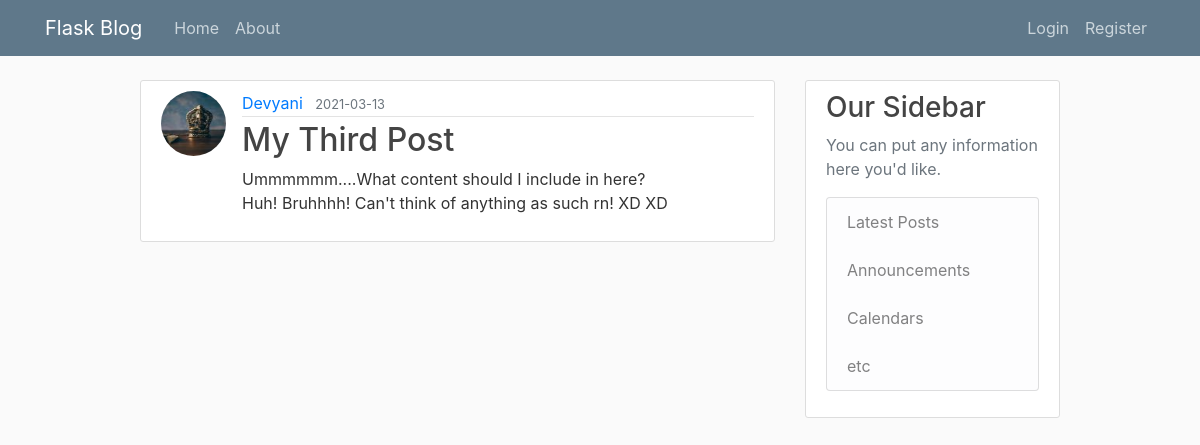
Screenshot of /post/3 with the database file from the repository.
### flaskblog/models.py (models this page shows, shortened)
class User(db.Model, UserMixin):
    id = db.Column(db.Integer, primary_key=True)
    username = db.Column(db.String(20), unique=True, nullable=False)
    email = db.Column(db.String(120), unique=True, nullable=False)
    image_file = db.Column(db.String(20), nullable=False, default='default.jpg')
    password = db.Column(db.String(60), nullable=False)
    posts = db.relationship('Post', backref='author', lazy=True)

class Post(db.Model):
    id = db.Column(db.Integer, primary_key=True)
    title = db.Column(db.String(100), nullable=False)
    date_posted = db.Column(db.DateTime, nullable=False, default=datetime.utcnow)
    content = db.Column(db.Text, nullable=False)
    user_id = db.Column(db.Integer, db.ForeignKey('user.id'), nullable=False)

### flaskblog/routes.py (the view)
@app.route("/post/<int:post_id>")
def post(post_id):
    post = Post.query.get_or_404(post_id)
    return render_template('post.html', title=post.title, post=post)

### flaskblog/templates/post.html (shortened to what this page needs)
{% extends "layout.html" %}
{% block content %}
  <article class="media content-section">
    <img class="rounded-circle article-img" src="{{ url_for('static', filename='profile_pics/' + post.author.image_file) }}">
    <div class="media-body">
      <div class="article-metadata">
        <a class="mr-2" href="#">{{ post.author.username }}</a>
        <small class="text-muted">{{ post.date_posted.strftime('%Y-%m-%d') }}</small>
      </div>
      <h2 class="article-title">{{ post.title }}</h2>
      <p class="article-content">{{ post.content }}</p>
    </div>
  </article>
{% endblock content %}

### flaskblog/static/main.css (style rules this page uses)
body { background: #fafafa; color: #333333; margin-top: 5rem; }
h1, h2, h3, h4, h5, h6 { color: #444444; }
.content-section { background: #ffffff; padding: 10px 20px; border: 1px solid #dddddd; border-radius: 3px; margin-bottom: 20px; }
.article-title { color: #444444; }
.article-content { white-space: pre-line; }
.article-img { height: 65px; width: 65px; margin-right: 16px; }
.article-metadata { padding-bottom: 1px; margin-bottom: 4px; border-bottom: 1px solid #e3e3e3 }

### rows the page displays
User: image_file (picture), author.username "Devyani"
Post: date_posted "2021-03-13", title "My Third Post", content "Ummmmmm....What content should I include in here? Huh! Bruhhhh! Can't think of anything as such rn! XD XD"
